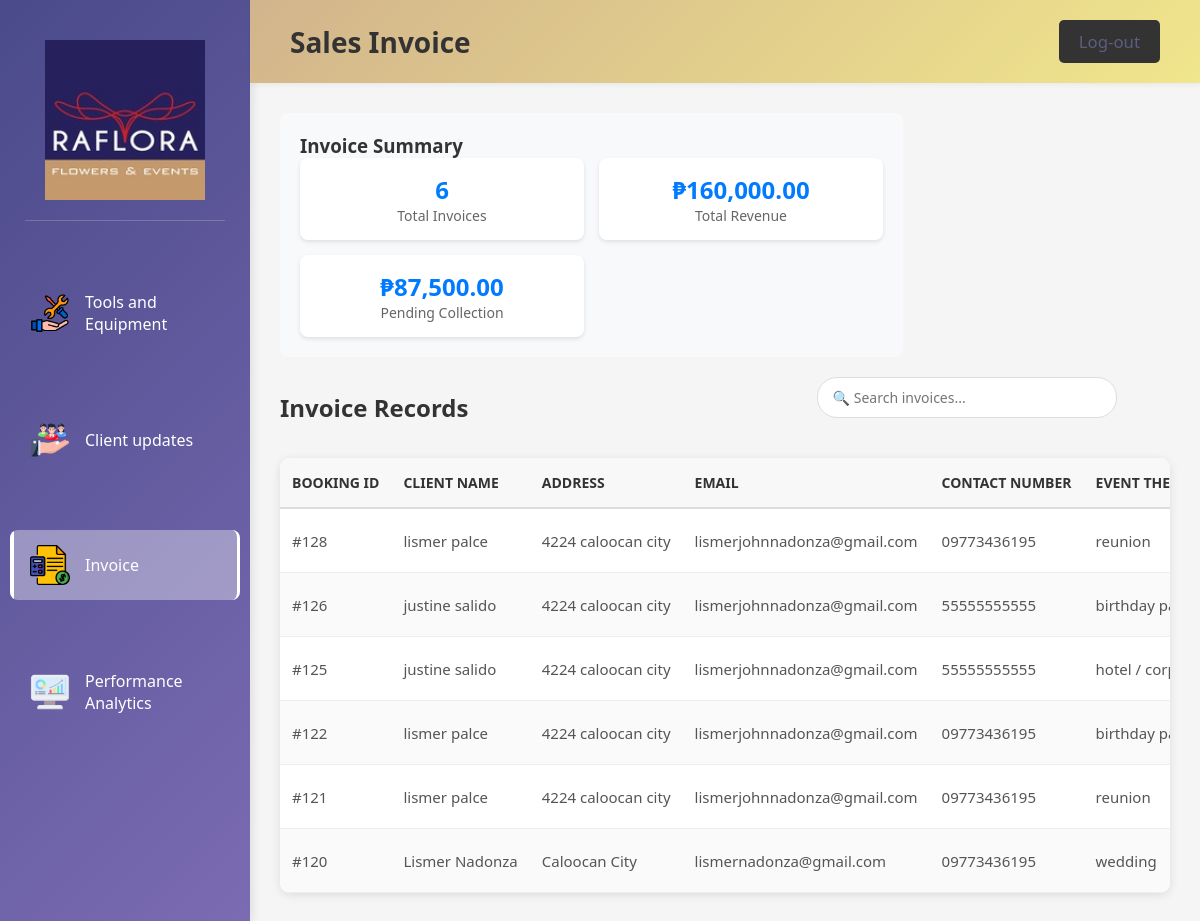
The page /admin_dashboard/invoice.php on the database its author committed.
### tables this page shows
CREATE TABLE `booking_tbl` (
  `booking_id` int(11) NOT NULL,
  `user_id` bigint(50) NOT NULL,
  `package_id` int(11) NOT NULL,
  `full_name` varchar(100) NOT NULL,
  `mobile_number` varchar(20) NOT NULL,
  `email` varchar(100) NOT NULL,
  `address` varchar(255) NOT NULL,
  `event_theme` varchar(50) NOT NULL,
  `packages` varchar(100) NOT NULL,
  `event_date` date NOT NULL,
  `event_time` time NOT NULL,
  `recommendations` text DEFAULT NULL,
  `design_document_path` varchar(255) DEFAULT NULL,
  `price_details` text DEFAULT NULL,
  `final_price` decimal(10,2) NOT NULL,
  `amount_due` decimal(10,2) NOT NULL,
  `payment_method` varchar(50) NOT NULL,
  `payment_details` varchar(100) DEFAULT NULL,
  `total_price` decimal(10,2) DEFAULT NULL,
  `payment_type` varchar(50) NOT NULL,
  `booking_status` varchar(50) NOT NULL DEFAULT 'UNPAID',
  `reference_number` varchar(100) DEFAULT NULL,
  `payment_proof_path` varchar(255) DEFAULT NULL,
  `amount_paid_submitted` decimal(10,2) DEFAULT NULL,
  `payment_date` datetime DEFAULT NULL,
  `created_at` timestamp NOT NULL DEFAULT current_timestamp(),
  `updated_at` timestamp NOT NULL DEFAULT current_timestamp() ON UPDATE current_timestamp(),
  `rejection_reason` text DEFAULT NULL
);

### admin_dashboard/invoice.php (the view, shortened to what this page needs)
<?php
include '../config/db.php';
$invoices = [];
$sql = "SELECT b.booking_id, b.full_name, b.email, b.mobile_number, b.address,
               b.event_theme, b.packages, b.event_date, b.total_price, b.amount_due,
               b.payment_method, b.payment_details, b.payment_type, b.booking_status,
               b.reference_number, b.created_at, b.design_document_path
        FROM booking_tbl b
        WHERE b.booking_status IN ('APPROVED', 'COMPLETED', 'PENDING_PAYMENT_VERIFICATION')
        ORDER BY b.created_at DESC";
$result = $conn->query($sql);
if ($result) {
    while ($row = $result->fetch_assoc()) {
        $invoices[] = $row;
    }
}
?>
<!DOCTYPE html>
<html lang="en">
<head>
    <link rel="stylesheet" href="../assets/css/admin/admin_dashboard.css">
    <link rel="stylesheet" href="../assets/css/admin/invoice.css">
</head>
<body>
    <div class="sidebar">
        <div class="logo">
            <img src="../assets/images/logo/raflora-logo.jpg" alt="raflora logo">
        </div>
        <ul class="sidebar-menu">
            <li>
                <a href="../admin_dashboard/inventory.php" class="list-item-link">
                    <span class="icon"><img src="../assets/images/icon/tools_equipment.png" alt="inventory"></span>
                    <span class="text">Tools and Equipment</span>
                </a>
            </li>
            <li>
                <a href="../admin_dashboard/update.php" class="list-item-link">
                    <span class="icon"><img src="../assets/images/icon/client_updates.png" alt="client updates"></span>
                    <span class="text">Client updates</span>
                </a>
            </li>
            <li class="active">
                <a href="../admin_dashboard/invoice.php" class="list-item-link">
                    <span class="icon"><img src="../assets/images/icon/invoice.png" alt="invoice"></span>
                    <span class="text">Invoice</span>
                </a>
            </li>
            <li>
                <a href="../admin_dashboard/analytics.php" class="list-item-link">
                    <span class="icon"><img src="../assets/images/icon/perfo_analy.png" alt="performance analytics"></span>
                    <span class="text">Performance Analytics</span>
                </a>
            </li>
        </ul>
    </div>
    <div class="main-content">
        <div class="header">
            <h1>Sales Invoice</h1>
            <button class="logout-btn"><a href="../api/logout.php">Log-out</a></button>
        </div>
        <div class="dashboard-content">
            <div class="invoice-summary">
                <h3>Invoice Summary</h3>
                <div class="summary-stats">
                    <div class="stat-card">
                        <div class="stat-number"><?php echo count($invoices); ?></div>
                        <div class="stat-label">Total Invoices</div>
                    </div>
                    <div class="stat-card">
                        <div class="stat-number">₱<?php echo number_format(array_sum(array_column($invoices, 'total_price')), 2); ?></div>
                        <div class="stat-label">Total Revenue</div>
                    </div>
                    <div class="stat-card">
                        <div class="stat-number">₱<?php echo number_format(array_sum(array_column($invoices, 'amount_due')), 2); ?></div>
                        <div class="stat-label">Pending Collection</div>
                    </div>
                </div>
            </div>
            <div class="section-header">
                <h2>Invoice Records</h2>
                <input type="text" class="search-box" placeholder="🔍 Search invoices..." id="searchInput">
            </div>
            <div class="invoice-table">
                <div class="table-container">
                    <table>
                        <thead>
                            <tr>
                                <th>Booking ID</th>
                                <th>Client Name</th>
                                <th>Address</th>
                                <th>Email</th>
                                <th>Contact Number</th>
                                <th>Event Theme</th>
                            </tr>
                        </thead>
                        <tbody id="invoiceTable">
                            <?php foreach ($invoices as $invoice):
                            ?>
                            <tr>
                                <td>#<?php echo $invoice['booking_id']; ?></td>
                                <td><?php echo htmlspecialchars($invoice['full_name']); ?></td>
                                <td><?php echo htmlspecialchars($invoice['address']); ?></td>
                                <td><?php echo htmlspecialchars($invoice['email']); ?></td>
                                <td><?php echo htmlspecialchars($invoice['mobile_number']); ?></td>
                                <td><?php echo htmlspecialchars($invoice['event_theme']); ?></td>
                            </tr>
                            <?php endforeach; ?>
                        </tbody>
                    </table>
                </div>
            </div>
        </div>
    </div>

### assets/css/admin/admin_dashboard.css (style rules this page uses)
:root { --primary-color: #5d5d81; --secondary-color: #f7f7f7; --card-background: #ffffff; --border-color: #e0e0e0; --font-color: #333333; --accent-green: #28a745; --accent-blue: #007bff; --hover-light: #f0f0f0; }
* { margin: 0; padding: 0; box-sizing: border-box; font-family: 'Segoe UI', Tahoma, Geneva, Verdana, sans-serif; }
body { background-color: var(--secondary-color); display: flex; min-height: 100vh; color: var(--font-color); }
.sidebar { background: linear-gradient(180deg, #4a4a8a 0%, #7b6bb3 100%); width: 250px; padding: 20px 0; color: white; box-shadow: 2px 0 10px rgba(0,0,0,0.1); transition: width 0.3s ease; }
.logo img { width: 180px; display: block; margin: 0 auto 20px; border-bottom: 1px solid rgba(255, 255, 255, 0.2); padding-bottom: 20px; }
.sidebar-menu { list-style: none; padding: 0 10px; gap: 50%; }
.sidebar-menu li { padding: 0; margin-top: 55px; margin-bottom: 8px; border-radius: 8px; overflow: hidden; }
.sidebar-menu li a.list-item-link { display: flex; align-items: center; gap: 15px; padding: 15px 20px; color: white; text-decoration: none; font-size: 16px; transition: all 0.3s ease; width: 100%; height: 100%; }
.sidebar-menu li.active a.list-item-link { background-color: rgba(255, 255, 255, 0.2); border-left: 4px solid white; padding-left: 16px; }
.sidebar-menu .icon img { width: 40px; height: 40px; }
.sidebar-menu .text { flex: 1; }
.main-content { flex: 1; padding: 0; }
.header { background-color: var(--card-background); padding: 20px 40px; display: flex; justify-content: space-between; align-items: center; box-shadow: 0 2px 5px rgba(0,0,0,0.05); }
.header h1 { font-size: 24px; color: var(--primary-color); font-weight: 600; }
.logout-btn { color: white; padding: 10px 20px; border: none; border-radius: 20px; cursor: pointer; font-size: 14px; text-decoration: none; transition: background-color 0.3s ease, transform 0.2s ease; }
.logout-btn a { font-size: larger; text-decoration: none; color: var(--primary-color); }
.dashboard-content { padding: 30px; }
.section-header { display: flex; justify-content: space-between; align-items: center; margin-bottom: 20px; }
.section-header h2 { font-size: 22px; color: var(--primary-color); font-weight: 600; }
.tools-table, .invoice-table { background-color: var(--card-background); border-radius: 10px; overflow: hidden; box-shadow: 0 4px 12px rgba(0,0,0,0.05); }
.table-container { overflow-x: auto; }
table { width: 100%; border-collapse: collapse; }
th { background-color: #f8f8f8; padding: 15px 12px; text-align: left; font-weight: 600; color: var(--primary-color); border-bottom: 2px solid var(--border-color); text-transform: uppercase; font-size: 14px; }
td { padding: 15px 12px; border-bottom: 1px solid #f0f0f0; color: #555; font-size: 15px; }
tr:nth-child(even) { background-color: #fafafa; }

### rows shown on the page
booking_tbl: booking_id "128", full_name "lismer palce", address "4224 caloocan city", email "lismerjohnnadonza@gmail.com", mobile_number "09773436195", event_theme "reunion"
booking_tbl: booking_id "126", full_name "justine salido", address "4224 caloocan city", email "lismerjohnnadonza@gmail.com", mobile_number "55555555555", event_theme "birthday…"
booking_tbl: booking_id "125", full_name "justine salido", address "4224 caloocan city", email "lismerjohnnadonza@gmail.com", mobile_number "55555555555", event_theme "hotel /…"
booking_tbl: booking_id "122", full_name "lismer palce", address "4224 caloocan city", email "lismerjohnnadonza@gmail.com", mobile_number "09773436195", event_theme "birthday…"
booking_tbl: booking_id "121", full_name "lismer palce", address "4224 caloocan city", email "lismerjohnnadonza@gmail.com", mobile_number "09773436195", event_theme "reunion"
booking_tbl: booking_id "120", full_name "Lismer Nadonza", address "Caloocan City", email "lismernadonza@gmail.com", mobile_number "09773436195", event_theme "wedding"

### other values the page prints
count($invoices) "6"
array_sum(array_column($invoices, 'total_price')) "160,000.00"
array_sum(array_column($invoices, 'amount_due')) "87,500.00"
